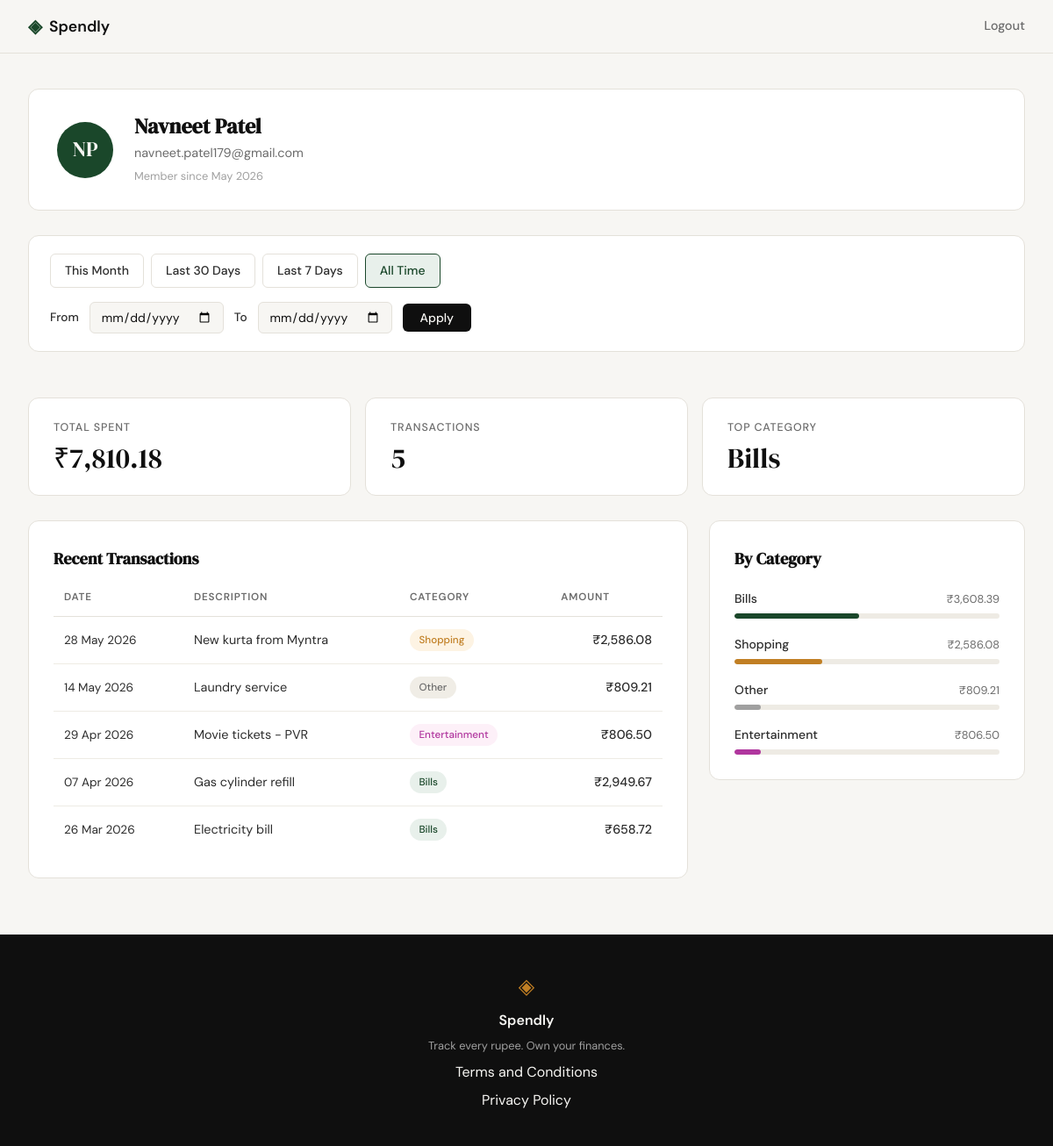
Screenshot of /profile (signed in) with the database file from the repository.
### tables this page shows
CREATE TABLE users (
            id            INTEGER PRIMARY KEY AUTOINCREMENT,
            name          TEXT    NOT NULL,
            email         TEXT    UNIQUE NOT NULL,
            password_hash TEXT    NOT NULL,
            created_at    TEXT    DEFAULT (datetime('now'))
        );

CREATE TABLE expenses (
            id          INTEGER PRIMARY KEY AUTOINCREMENT,
            user_id     INTEGER NOT NULL,
            amount      REAL    NOT NULL,
            category    TEXT    NOT NULL,
            date        TEXT    NOT NULL,
            description TEXT,
            created_at  TEXT    DEFAULT (datetime('now')),
            FOREIGN KEY (user_id) REFERENCES users (id)
        );

### app.py (the view)
@app.route("/profile")
def profile():
    if not session.get("user_id"):
        return redirect(url_for("login"))
    user = get_user_by_id(session["user_id"])
    if user is None:
        return redirect(url_for("login"))
    today    = date.today()
    preset   = request.args.get("preset", "all")
    from_raw = request.args.get("from", "")
    to_raw   = request.args.get("to", "")
    date_from     = None
    date_to       = None
    active_preset = preset
    try:
        if from_raw and to_raw:
            date_from     = str(date.fromisoformat(from_raw))
            date_to       = str(date.fromisoformat(to_raw))
            active_preset = "custom"
        elif preset == "this_month":
            date_from = today.replace(day=1).isoformat()
            date_to   = today.isoformat()
        elif preset == "last_30":
            date_from = (today - timedelta(days=30)).isoformat()
            date_to   = today.isoformat()
        elif preset == "last_7":
            date_from = (today - timedelta(days=7)).isoformat()
            date_to   = today.isoformat()
    except ValueError:
        active_preset = "all"
    stats        = get_summary_stats(session["user_id"], date_from, date_to)
    transactions = get_recent_transactions(session["user_id"], date_from=date_from, date_to=date_to)
    categories   = get_category_breakdown(session["user_id"], date_from, date_to)
    return render_template(
        "profile.html",
        user=user, stats=stats,
        transactions=transactions, categories=categories,
        active_preset=active_preset,
        date_from=date_from or "",
        date_to=date_to or "",
    )

### database/db.py (called while the page is built)
def get_db():
    conn = sqlite3.connect(DB_PATH)
    conn.row_factory = sqlite3.Row
    conn.execute("PRAGMA foreign_keys = ON")
    return conn

### database/queries.py (called while the page is built)
def get_user_by_id(user_id):
    conn = get_db()
    row = conn.execute(
        "SELECT name, email, created_at FROM users WHERE id = ?", (user_id,)
    ).fetchone()
    conn.close()
    if row is None:
        return None
    words = row["name"].split()
    initials = "".join(w[0].upper() for w in words)[:2]
    member_since = datetime.strptime(row["created_at"][:19], "%Y-%m-%d %H:%M:%S").strftime("%B %Y")
    return {
        "name":         row["name"],
        "email":        row["email"],
        "initials":     initials,
        "member_since": member_since,
    }

def get_summary_stats(user_id, date_from=None, date_to=None):
    conn = get_db()
    where = "user_id = ?"
    params = [user_id]
    if date_from and date_to:
        where += " AND date BETWEEN ? AND ?"
        params += [date_from, date_to]
    agg = conn.execute(
        f"SELECT SUM(amount), COUNT(*) FROM expenses WHERE {where}", params
    ).fetchone()
    top = conn.execute(
        f"SELECT category FROM expenses WHERE {where} "
        "GROUP BY category ORDER BY SUM(amount) DESC LIMIT 1",
        params,
    ).fetchone()
    conn.close()
    total = agg[0] or 0.0
    return {
        "total_spent":       f"₹{total:,.2f}",
        "transaction_count": agg[1] or 0,
        "top_category":      top["category"] if top else "—",
    }

def get_recent_transactions(user_id, limit=10, date_from=None, date_to=None):
    conn = get_db()
    where = "user_id = ?"
    params = [user_id]
    if date_from and date_to:
        where += " AND date BETWEEN ? AND ?"
        params += [date_from, date_to]
    params.append(limit)
    rows = conn.execute(
        f"SELECT date, description, category, amount "
        f"FROM expenses WHERE {where} ORDER BY date DESC LIMIT ?",
        params,
    ).fetchall()
    conn.close()
    return [
        {
            "date":        datetime.strptime(r["date"], "%Y-%m-%d").strftime("%d %b %Y"),
            "description": r["description"],
            "category":    r["category"],
            "amount":      f"₹{r['amount']:,.2f}",
        }
        for r in rows
    ]

### templates/profile.html (shortened to what this page needs)
{% extends "base.html" %}
{% block head %}
<link rel="stylesheet" href="{{ url_for('static', filename='css/profile.css') }}">
<link rel="stylesheet" href="{{ url_for('static', filename='css/filter-bar.css') }}">
{% endblock %}
{% block content %}
<div class="profile-page">
    <div class="profile-card">
        <div class="profile-avatar">{{ user.initials }}</div>
        <div class="profile-info">
            <h1 class="profile-name">{{ user.name }}</h1>
            <p class="profile-email">{{ user.email }}</p>
            <p class="profile-since">Member since {{ user.member_since }}</p>
        </div>
    </div>
    <div class="filter-bar">
        <div class="filter-presets">
            <a href="{{ url_for('profile', preset='this_month') }}"
               class="filter-preset-btn{% if active_preset == 'this_month' %} active{% endif %}">This Month</a>
            <a href="{{ url_for('profile', preset='last_30') }}"
               class="filter-preset-btn{% if active_preset == 'last_30' %} active{% endif %}">Last 30 Days</a>
            <a href="{{ url_for('profile', preset='last_7') }}"
               class="filter-preset-btn{% if active_preset == 'last_7' %} active{% endif %}">Last 7 Days</a>
            <a href="{{ url_for('profile') }}"
               class="filter-preset-btn{% if active_preset == 'all' %} active{% endif %}">All Time</a>
        </div>
        <form class="filter-custom" method="GET" action="{{ url_for('profile') }}">
            <label class="filter-label" for="from">From</label>
            <input class="form-input filter-date" type="date" id="from" name="from" value="{{ date_from }}">
            <label class="filter-label" for="to">To</label>
            <input class="form-input filter-date" type="date" id="to" name="to" value="{{ date_to }}">
            <button class="btn-primary filter-apply" type="submit">Apply</button>
        </form>
    </div>
    <div class="stats-grid">
        <div class="stat-card">
            <span class="stat-label">Total Spent</span>
            <span class="stat-value">{{ stats.total_spent }}</span>
        </div>
        <div class="stat-card">
            <span class="stat-label">Transactions</span>
            <span class="stat-value">{{ stats.transaction_count }}</span>
        </div>
        <div class="stat-card">
            <span class="stat-label">Top Category</span>
            <span class="stat-value">{{ stats.top_category }}</span>
        </div>
    </div>
    <div class="profile-bottom">
        <div class="profile-section">
            <h2 class="section-title">Recent Transactions</h2>
            <table class="txn-table">
                <thead>
                    <tr>
                        <th>Date</th>
                        <th>Description</th>
                        <th>Category</th>
                        <th class="col-amount">Amount</th>
                    </tr>
                </thead>
                <tbody>
                    {% for txn in transactions %}
                    <tr>
                        <td class="txn-date">{{ txn.date }}</td>
                        <td>{{ txn.description }}</td>
                        <td><span class="badge badge--{{ txn.category | lower }}">{{ txn.category }}</span></td>
                        <td class="col-amount">{{ txn.amount }}</td>
                    </tr>
                    {% endfor %}
                </tbody>
            </table>
        </div>
        <div class="profile-section">
            <h2 class="section-title">By Category</h2>
            <div class="category-list">
                {% for cat in categories %}
                <div class="category-row">
                    <div class="category-meta">
                        <span class="category-name">{{ cat.name }}</span>
                        <span class="category-amount">{{ cat.amount }}</span>
                    </div>
                    <div class="category-track">
                        <div class="category-bar category-bar--{{ cat.name | lower }}"
                             style="--bar-w: {{ cat.percent }}%"></div>
                    </div>
                </div>
                {% endfor %}
            </div>
        </div>
    </div>
</div>
{% endblock %}

### static/css/style.css (style rules this page uses)
:root { --ink: #0f0f0f; --ink-soft: #2d2d2d; --ink-muted: #6b6b6b; --ink-faint: #a0a0a0; --paper: #f7f6f3; --paper-warm: #f0ede6; --paper-card: #ffffff; --accent: #1a472a; --accent-light: #e8f0eb; --accent-2: #c17f24; --accent-2-light: #fdf3e3; --danger: #c0392b; --danger-light: #fdecea; --border: #e4e1da; --border-soft: #eeebe4; --font-display: 'DM Serif Display', Georgia, serif; --font-body: 'DM Sans', system-ui, sans-serif; --max-width: 1200px; --auth-width: 440px; --radius-sm: 6px; --radius-md: 12px; --radius-lg: 20px; }
*, *::before, *::after { box-sizing: border-box; margin: 0; padding: 0; }
html { font-size: 16px; scroll-behavior: smooth; }
body { background: var(--paper); color: var(--ink); font-family: var(--font-body); font-size: 1rem; line-height: 1.6; -webkit-font-smoothing: antialiased; }
a { color: inherit; text-decoration: none; }
.btn-primary { display: inline-block; background: var(--ink); color: var(--paper); padding: 0.65rem 1.5rem; border-radius: var(--radius-sm); font-family: var(--font-body); font-size: 0.9rem; font-weight: 500; cursor: pointer; border: none; transition: background 0.2s; text-decoration: none; }
.form-input { width: 100%; padding: 0.6rem 0.875rem; border: 1px solid var(--border); border-radius: var(--radius-sm); font-family: var(--font-body); font-size: 0.95rem; color: var(--ink); background: var(--paper); outline: none; transition: border-color 0.2s; }
.form-input::placeholder { color: var(--ink-faint); }

### static/css/filter-bar.css (style rules this page uses)
.filter-bar { background: var(--paper-card); border: 1px solid var(--border); border-radius: var(--radius-md); padding: 1.25rem 1.5rem; display: flex; flex-direction: column; gap: 1rem; margin-bottom: 1.5rem; }
.filter-presets { display: flex; flex-wrap: wrap; gap: 0.5rem; }
.filter-preset-btn { display: inline-block; padding: 0.45rem 1rem; border: 1px solid var(--border); border-radius: var(--radius-sm); background: transparent; color: var(--ink-soft); font-family: var(--font-body); font-size: 0.875rem; font-weight: 500; text-decoration: none; transition: background 0.15s, color 0.15s, border-color 0.15s; cursor: pointer; }
.filter-preset-btn.active { background: var(--accent-light); color: var(--accent); border-color: var(--accent); }
.filter-custom { display: flex; flex-wrap: wrap; align-items: center; gap: 0.75rem; }
.filter-label { font-size: 0.85rem; font-weight: 500; color: var(--ink-soft); }
.filter-date { width: auto; padding: 0.45rem 0.75rem; font-size: 0.875rem; }
.filter-apply { padding: 0.45rem 1.25rem; font-size: 0.875rem; }

### rows the page displays
users: name "Navneet Patel", email "navneet.patel179@gmail.com"
expenses: date "28 May 2026", description "New kurta from Myntra", category "Shopping", amount "₹2,586.08"
expenses: date "14 May 2026", description "Laundry service", category "Other", amount "₹809.21"
expenses: date "29 Apr 2026", description "Movie tickets - PVR", category "Entertainment", amount "₹806.50"
expenses: date "07 Apr 2026", description "Gas cylinder refill", category "Bills", amount "₹2,949.67"
expenses: date "26 Mar 2026", description "Electricity bill", category "Bills", amount "₹658.72"

### other values shown
{{ user.initials }} "NP"
{{ user.member_since }} "May 2026"
{{ stats.total_spent }} "₹7,810.18"
{{ stats.transaction_count }} "5"
{{ stats.top_category }} "Bills"
{{ cat.name }} "Bills" "Shopping" "Other" "Entertainment"
{{ cat.amount }} "₹3,608.39" "₹2,586.08" "₹809.21" "₹806.50"
